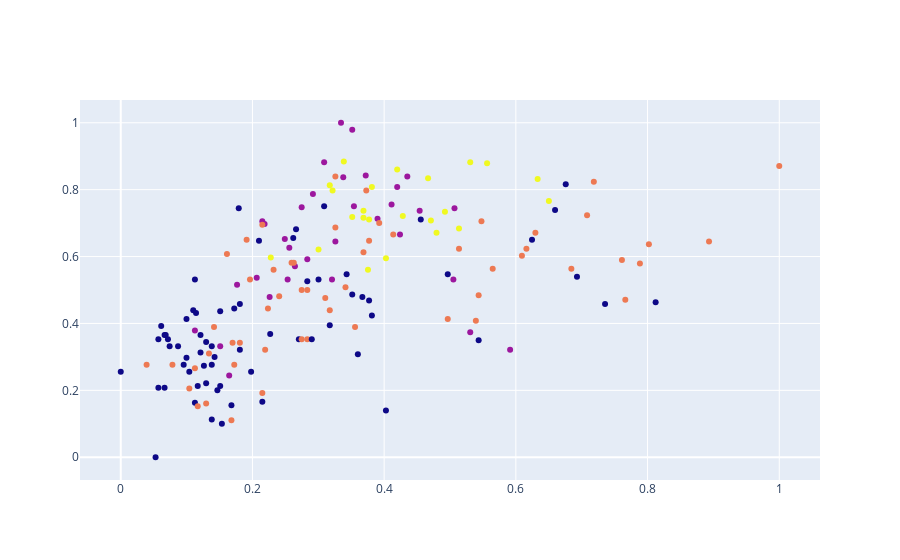

Notebook source saved alongside this figure:
### Code cell
fig = go.Figure()
fig.add_trace(go.Scatter(x = df['Color_Intensity'], y=df['Alcohol'],
                         mode = 'markers',
                         marker = dict(color = grouper.labels_.astype(np.float)),
                         text = labels))
fig.show()

### Figure 1 — Plotly figure (JSON) as saved in the notebook; plotly's stock layout.template omitted (floating-point values rounded to 4 significant figures; data arrays with more than 128 entries replaced by an {"elided": "..."} marker saying what was removed)
{"data": [{"marker": {"color": {"elided": "178 int values"}}, "mode": "markers", "text": {"elided": "178 int values"}, "type": "scatter", "x": {"elided": "178 float values"}, "y": {"elided": "178 float values"}}], "layout": {}}
